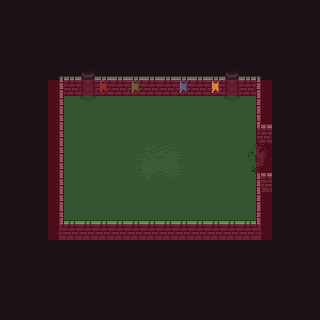

A level layout from a 2D game, rendered from its tile map. Below: a short description, then the map file with its tile-grid data intact:
An orthogonal 20x20 tile map with 16x16 px tiles, 6 tile layers (bg, floor, exits, fg, ...), 4 tilesets and 3 objects (e).

<map version="1.5" tiledversion="1.6.0" orientation="orthogonal" renderorder="right-down" width="20" height="20" tilewidth="16" tileheight="16" infinite="0" nextlayerid="11" nextobjectid="7">
 <tileset firstgid="1" source="0x72_16x16DungeonTileset_walls.v1.tsx" />
 <tileset firstgid="257" source="0x72_16x16DungeonTileset.v4.tsx" />
 <tileset firstgid="513" source="NavigationTileSet.tsx" />
 <tileset firstgid="515" source="spawnTileset.tsx" />
 <layer id="1" name="bg" width="20" height="20">
  <data encoding="csv">
130,130,130,130,130,130,130,130,130,130,130,130,130,130,130,130,130,130,130,130,
130,130,130,130,130,130,130,130,130,130,130,130,130,130,130,130,130,130,130,130,
130,130,130,130,130,130,130,130,130,130,130,130,130,130,130,130,130,130,130,130,
130,130,130,130,130,130,130,130,130,130,130,130,130,130,130,130,130,130,130,130,
130,130,130,130,130,130,130,130,130,130,130,130,130,130,130,130,130,130,130,130,
130,130,130,130,130,130,130,130,130,130,130,130,130,130,130,130,130,130,130,130,
130,130,130,130,130,130,130,130,130,130,130,130,130,130,130,130,130,130,130,130,
130,130,130,130,130,130,130,130,130,130,130,130,130,130,130,130,130,130,130,130,
130,130,130,130,130,130,130,130,130,130,130,130,130,130,130,130,130,130,130,130,
130,130,130,130,130,130,130,130,130,130,130,130,130,130,130,130,130,130,130,130,
130,130,130,130,130,130,130,130,130,130,130,130,130,130,130,130,130,130,130,130,
130,130,130,130,130,130,130,130,130,130,130,130,130,130,130,130,130,130,130,130,
130,130,130,130,130,130,130,130,130,130,130,130,130,130,130,130,130,130,130,130,
130,130,130,130,130,130,130,130,130,130,130,130,130,130,130,130,130,130,130,130,
130,130,130,130,130,130,130,130,130,130,130,130,130,130,130,130,130,130,130,130,
130,130,130,130,130,130,130,130,130,130,130,130,130,130,130,130,130,130,130,130,
130,130,130,130,130,130,130,130,130,130,130,130,130,130,130,130,130,130,130,130,
130,130,130,130,130,130,130,130,130,130,130,130,130,130,130,130,130,130,130,130,
130,130,130,130,130,130,130,130,130,130,130,130,130,130,130,130,130,130,130,130,
130,130,130,130,130,130,130,130,130,130,130,130,130,130,130,130,130,130,130,130
</data>
 </layer>
 <layer id="2" name="floor" width="20" height="20">
  <data encoding="csv">
0,0,0,0,0,0,0,0,0,0,0,0,0,0,0,0,0,0,0,0,
0,0,0,0,0,0,0,0,0,0,0,0,0,0,0,0,0,0,0,0,
0,0,0,0,0,0,0,0,0,0,0,0,0,0,0,0,0,0,0,0,
0,0,0,0,0,0,0,0,0,0,0,0,0,0,0,0,0,0,0,0,
0,0,0,0,0,0,0,0,0,0,0,0,0,0,0,0,0,0,0,0,
0,0,0,0,0,0,0,0,0,0,0,0,0,0,0,0,0,0,0,0,
0,0,0,0,107,107,107,107,107,107,107,107,107,107,107,107,0,0,0,0,
0,0,0,0,107,107,107,107,107,107,107,107,107,107,107,107,0,0,0,0,
0,0,0,0,107,107,107,107,107,107,107,107,107,107,107,107,0,0,0,0,
0,0,0,0,107,107,107,107,107,107,107,107,107,107,107,107,107,0,0,0,
0,0,0,0,107,107,107,107,107,107,107,107,107,107,107,107,107,0,0,0,
0,0,0,0,107,107,107,107,107,107,107,107,107,107,107,107,0,0,0,0,
0,0,0,0,107,107,107,107,107,107,107,107,107,107,107,107,0,0,0,0,
0,0,0,0,107,107,107,107,107,107,107,107,107,107,107,107,0,0,0,0,
0,0,0,0,107,107,107,107,107,107,107,107,107,107,107,107,0,0,0,0,
0,0,0,0,0,0,0,0,0,0,0,0,0,0,0,0,0,0,0,0,
0,0,0,0,0,0,0,0,0,0,0,0,0,0,0,0,0,0,0,0,
0,0,0,0,0,0,0,0,0,0,0,0,0,0,0,0,0,0,0,0,
0,0,0,0,0,0,0,0,0,0,0,0,0,0,0,0,0,0,0,0,
0,0,0,0,0,0,0,0,0,0,0,0,0,0,0,0,0,0,0,0
</data>
 </layer>
 <layer id="5" name="exits" width="20" height="20">
  <data encoding="csv">
0,0,0,0,0,0,0,0,0,0,0,0,0,0,0,0,0,0,0,0,
0,0,0,0,0,0,0,0,0,0,0,0,0,0,0,0,0,0,0,0,
0,0,0,0,0,0,0,0,0,0,0,0,0,0,0,0,0,0,0,0,
0,0,0,0,0,0,0,0,0,0,0,0,0,0,0,0,0,0,0,0,
0,0,0,0,0,0,0,0,0,0,0,0,0,0,0,0,0,0,0,0,
0,0,0,0,0,0,0,0,0,0,0,0,0,0,0,0,0,0,0,0,
0,0,0,0,0,0,0,0,0,0,0,0,0,0,0,0,0,0,0,0,
0,0,0,0,0,0,0,0,0,0,0,0,0,0,0,0,0,0,0,0,
0,0,0,0,0,0,0,0,0,0,0,0,0,0,0,0,0,0,0,0,
0,0,0,0,0,0,0,0,0,0,0,0,0,0,0,381,382,0,0,0,
0,0,0,0,0,0,0,0,0,0,0,0,0,0,0,397,398,0,0,0,
0,0,0,0,0,0,0,0,0,0,0,0,0,0,0,0,0,0,0,0,
0,0,0,0,0,0,0,0,0,0,0,0,0,0,0,0,0,0,0,0,
0,0,0,0,0,0,0,0,0,0,0,0,0,0,0,0,0,0,0,0,
0,0,0,0,0,0,0,0,0,0,0,0,0,0,0,0,0,0,0,0,
0,0,0,0,0,0,0,0,0,0,0,0,0,0,0,0,0,0,0,0,
0,0,0,0,0,0,0,0,0,0,0,0,0,0,0,0,0,0,0,0,
0,0,0,0,0,0,0,0,0,0,0,0,0,0,0,0,0,0,0,0,
0,0,0,0,0,0,0,0,0,0,0,0,0,0,0,0,0,0,0,0,
0,0,0,0,0,0,0,0,0,0,0,0,0,0,0,0,0,0,0,0
</data>
 </layer>
 <layer id="3" name="fg" width="20" height="20">
  <data encoding="csv">
0,0,0,0,0,0,0,0,0,0,0,0,0,0,0,0,0,0,0,0,
0,0,0,0,0,0,0,0,0,0,0,0,0,0,0,0,0,0,0,0,
0,0,0,0,0,0,0,0,0,0,0,0,0,0,0,0,0,0,0,0,
0,0,0,0,0,0,0,0,0,0,0,0,0,0,0,0,0,0,0,0,
0,0,0,1,2,2,2,2,2,2,2,2,2,2,2,2,3,0,0,0,
0,0,0,17,18,18,18,18,18,18,18,18,18,18,18,18,19,0,0,0,
0,0,0,17,0,0,0,0,0,0,0,0,0,0,0,0,19,0,0,0,
0,0,0,17,0,0,0,0,0,0,0,0,0,0,0,0,36,0,0,0,
0,0,0,17,0,0,0,0,0,0,0,0,0,0,0,0,52,0,0,0,
0,0,0,17,0,0,0,0,0,0,0,0,0,0,0,0,0,0,0,0,
0,0,0,17,0,0,0,0,0,0,0,0,0,0,0,0,4,0,0,0,
0,0,0,17,0,0,0,0,0,0,0,0,0,0,0,0,20,0,0,0,
0,0,0,17,0,0,0,0,0,0,0,0,0,0,0,0,19,0,0,0,
0,0,0,33,34,34,34,34,34,34,34,34,34,34,34,34,35,0,0,0,
0,0,0,49,50,50,50,50,50,50,50,50,50,50,50,50,51,0,0,0,
0,0,0,0,0,0,0,0,0,0,0,0,0,0,0,0,0,0,0,0,
0,0,0,0,0,0,0,0,0,0,0,0,0,0,0,0,0,0,0,0,
0,0,0,0,0,0,0,0,0,0,0,0,0,0,0,0,0,0,0,0,
0,0,0,0,0,0,0,0,0,0,0,0,0,0,0,0,0,0,0,0,
0,0,0,0,0,0,0,0,0,0,0,0,0,0,0,0,0,0,0,0
</data>
 </layer>
 <layer id="4" name="props" width="20" height="20">
  <data encoding="csv">
0,0,0,0,0,0,0,0,0,0,0,0,0,0,0,0,0,0,0,0,
0,0,0,0,0,0,0,0,0,0,0,0,0,0,0,0,0,0,0,0,
0,0,0,0,0,0,0,0,0,0,0,0,0,0,0,0,0,0,0,0,
0,0,0,0,0,0,0,0,0,0,0,0,0,0,0,0,0,0,0,0,
0,0,0,0,0,311,0,0,0,0,0,0,0,0,311,0,0,0,0,0,
0,0,0,0,0,327,333,0,334,0,0,335,0,336,327,0,0,0,0,0,
0,0,0,0,0,343,0,0,0,0,0,0,0,0,343,0,0,0,0,0,
0,0,0,0,0,0,0,0,0,0,0,0,0,0,0,0,0,0,0,0,
0,0,0,0,0,0,0,0,0,0,0,0,0,0,0,0,0,0,0,0,
0,0,0,0,0,0,0,0,353,354,355,356,0,0,0,0,0,0,0,0,
0,0,0,0,0,0,0,0,369,370,371,372,0,0,0,0,0,0,0,0,
0,0,0,0,0,0,0,0,0,386,387,0,0,0,0,0,0,0,0,0,
0,0,0,0,0,0,0,0,0,0,0,0,0,0,0,0,0,0,0,0,
0,0,0,0,0,0,0,0,0,0,0,0,0,0,0,0,0,0,0,0,
0,0,0,0,0,0,0,0,0,0,0,0,0,0,0,0,0,0,0,0,
0,0,0,0,0,0,0,0,0,0,0,0,0,0,0,0,0,0,0,0,
0,0,0,0,0,0,0,0,0,0,0,0,0,0,0,0,0,0,0,0,
0,0,0,0,0,0,0,0,0,0,0,0,0,0,0,0,0,0,0,0,
0,0,0,0,0,0,0,0,0,0,0,0,0,0,0,0,0,0,0,0,
0,0,0,0,0,0,0,0,0,0,0,0,0,0,0,0,0,0,0,0
</data>
 </layer>
 <objectgroup id="6" name="Collisions">
  <object id="1" x="64" y="220">
   <polygon points="0,0 0,-132 16,-132 20,-128 28,-128 32,-132 160,-132 164,-128 172,-128 176,-132 192,-132 192,-84 208,-84 208,-48 192,-48 192,0" />
  </object>
 </objectgroup>
 <objectgroup id="7" name="Gates">
  <object id="3" name="e" x="256" y="144">
   <polygon points="0,0 16,0 16,28 0,28" />
  </object>
 </objectgroup>
 <objectgroup id="9" name="Void" />
 <objectgroup id="10" name="SpawnPoints">
  <object id="6" gid="516" x="240" y="160" width="16" height="16" />
 </objectgroup>
 <layer id="8" name="navigation" width="20" height="20" opacity="0.21">
  <data encoding="csv">
0,0,0,0,0,0,0,0,0,0,0,0,0,0,0,0,0,0,0,0,
0,0,0,0,0,0,0,0,0,0,0,0,0,0,0,0,0,0,0,0,
0,0,0,0,0,0,0,0,0,0,0,0,0,0,0,0,0,0,0,0,
0,0,0,0,0,0,0,0,0,0,0,0,0,0,0,0,0,0,0,0,
0,0,0,0,0,0,0,0,0,0,0,0,0,0,0,0,0,0,0,0,
0,0,0,514,514,514,514,514,514,514,514,514,514,514,514,514,514,0,0,0,
0,0,0,514,513,513,513,513,513,513,513,513,513,513,513,513,514,0,0,0,
0,0,0,514,513,513,513,513,513,513,513,513,513,513,513,513,514,0,0,0,
0,0,0,514,513,513,513,513,513,513,513,513,513,513,513,513,514,0,0,0,
0,0,0,514,513,513,513,513,513,513,513,513,513,513,513,513,514,0,0,0,
0,0,0,514,513,513,513,513,513,513,513,513,513,513,513,513,514,0,0,0,
0,0,0,514,513,513,513,513,513,513,513,513,513,513,513,513,514,0,0,0,
0,0,0,514,513,513,513,513,513,513,513,513,513,513,513,513,514,0,0,0,
0,0,0,514,513,513,513,513,513,513,513,513,513,513,513,513,514,0,0,0,
0,0,0,514,514,514,514,514,514,514,514,514,514,514,514,514,514,0,0,0,
0,0,0,0,0,0,0,0,0,0,0,0,0,0,0,0,0,0,0,0,
0,0,0,0,0,0,0,0,0,0,0,0,0,0,0,0,0,0,0,0,
0,0,0,0,0,0,0,0,0,0,0,0,0,0,0,0,0,0,0,0,
0,0,0,0,0,0,0,0,0,0,0,0,0,0,0,0,0,0,0,0,
0,0,0,0,0,0,0,0,0,0,0,0,0,0,0,0,0,0,0,0
</data>
 </layer>
</map>
